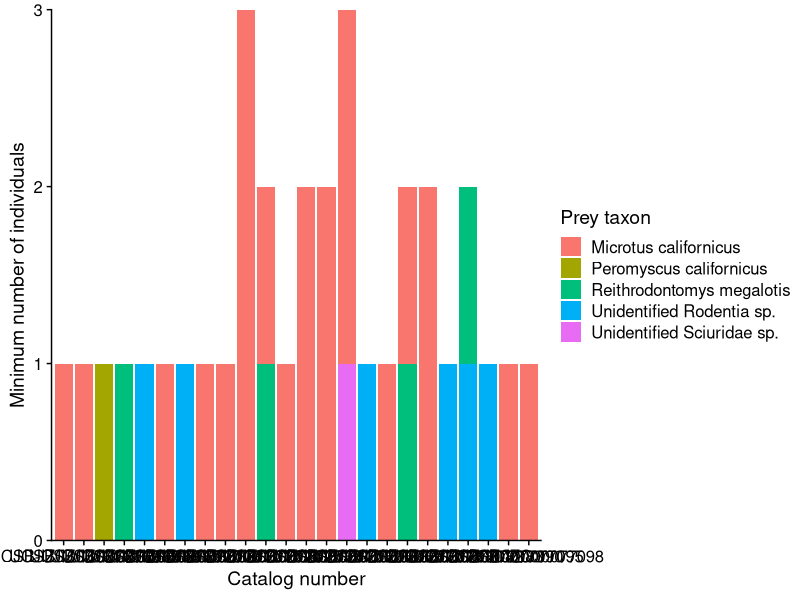
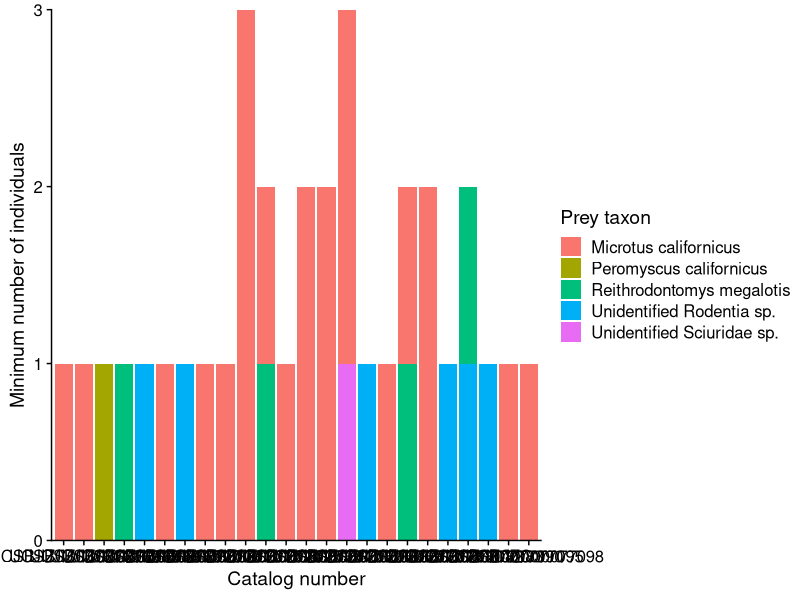

Write the R code that produced these figures, in order.
# Setup ----

# load packages
library(tidyverse)
library(readxl)
library(cowplot)

# Read in data ----
# read in ID_Counting sheet from Excel and assign to variable & exclude NCOS pellet data.
pellet_contents <- read_xlsx(path = "data/owl_pellet_data_downloaded_2026-04-21.xlsx", sheet = "ID_Counting") %>% 
  drop_na(catalog_number) %>% 
  filter(catalog_number != "UCSB-IZC00077015")

# Data exploration/checking ----
# check catalog numbers

# how many unique catalog numbers
n_distinct(pellet_contents$catalog_number)

catalog_numbers <- unique(pellet_contents$catalog_number)

catalog_numbers

# unique prey items

prey_taxa <- unique(pellet_contents$prey_taxon)

# Calculate proportions

count_sums <- pellet_contents %>% 
  group_by(catalog_number, `vert-invert`) %>% 
  summarize(count_sum = sum(MNI),
            n_records = n())

# Turn count_sums into a pivot table of the vertebrate/invertebrate prey counts
proportions <- count_sums %>%
  pivot_wider(id_cols = catalog_number, names_from = `vert-invert`, values_from = count_sum) 

# Use mutate to create a total count column, then use that to calculate the proportion of vertebrate prey by number
proportions <- proportions %>% 
  mutate(across(everything(), ~replace_na(.x, 0))) %>% # replacing any numerical NA values with 0
  mutate(total_prey = Vertebrate + Invertebrate) %>% # add column: sum of total # of vert and invert prey
  mutate(vert_ratio = Vertebrate/Invertebrate) %>% # add column: ratio of vertebrate prey to invertebrate
  mutate(vert_proportion = Vertebrate/total_prey) %>% # this can later be multiplied by 100 to give a percentage
  mutate(invert_proportion = Invertebrate/total_prey)

# Subset data ----
# create vertebrate & invert subsets
pellet_contents_vert <- pellet_contents %>% 
  filter(`vert-invert` == "Vertebrate")

pellet_contents_invert <- pellet_contents %>% 
  filter(`vert-invert` == "Invertebrate")


view(prey_taxa)

# Figures ----

## Verts ----
# stacked bar chart for vert contents only
fig_vert_stacked <- ggplot(data = pellet_contents_vert, aes(x = catalog_number, y = MNI, fill = prey_taxon)) +
  geom_col() + 
  ylab("Minimum number of individuals") +
  xlab("Catalog number") +
  guides(fill = guide_legend(title = "Prey taxon")) +
  theme_cowplot() +
  scale_y_continuous(expand = c(0,0))

# view figure
fig_vert_stacked

# save to file
ggsave(filename = "figures/fig_vert_stacked.pdf",
       width = 8,
       height = 6)

# TODO
# FIXME
